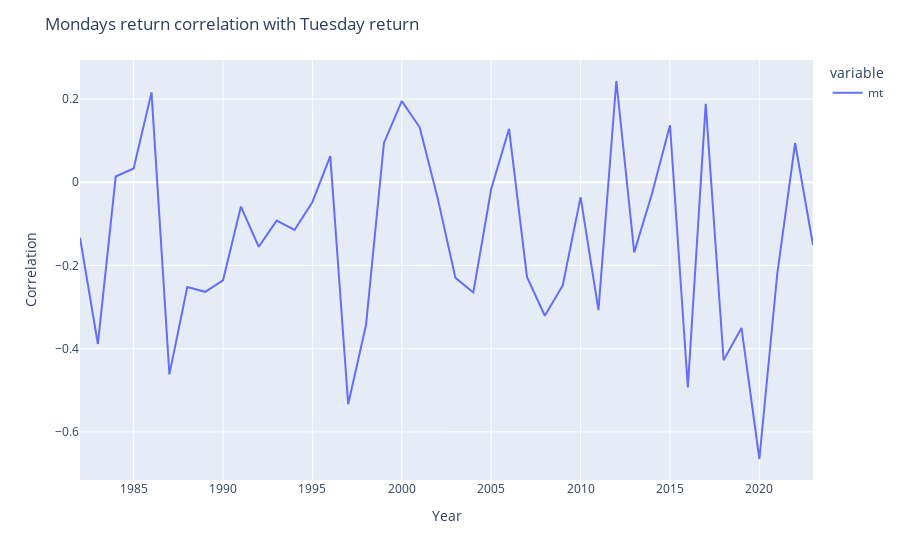

Source (notebook cell):
### Markdown cell above
The correlation between Friday and Monday returns may have been relevant once upon a time. In 1987, a 63 Percent correlation existed. However, only weaker correlations have existed since, of which many are negative. This directly refutes the Monday Effect.

Let's take a look at the highest correlated pairing between Monday and Tuesday.

### Code cell
fig = px.line(yearly_corr['mt'])
fig.update_layout(xaxis_title="Year", yaxis_title="Correlation", title='Mondays return correlation with Tuesday return')
fig.write_image("images/m_t_corr.png")

fig.show()

### Figure 1 — Plotly figure (JSON) as saved in the notebook; plotly's stock layout.template omitted (floating-point values rounded to 4 significant figures)
{"data": [{"hovertemplate": "variable=mt<br>index=%{x}<br>value=%{y}<extra></extra>", "legendgroup": "mt", "line": {"color": "#636efa", "dash": "solid"}, "marker": {"symbol": "circle"}, "mode": "lines", "name": "mt", "orientation": "v", "showlegend": true, "type": "scatter", "x": [1982, 1983, 1984, 1985, 1986, 1987, 1988, 1989, 1990, 1991, 1992, 1993, 1994, 1995, 1996, 1997, 1998, 1999, 2000, 2001, 2002, 2003, 2004, 2005, 2006, 2007, 2008, 2009, 2010, 2011, 2012, 2013, 2014, 2015, 2016, 2017, 2018, 2019, 2020, 2021, 2022, 2023], "xaxis": "x", "y": [-0.1332, -0.3887, 0.01385, 0.03326, 0.2161, -0.4618, -0.252, -0.2633, -0.2358, -0.05851, -0.1551, -0.09214, -0.1147, -0.04727, 0.06276, -0.5336, -0.3425, 0.09448, 0.1949, 0.1321, -0.03697, -0.2299, -0.2648, -0.01629, 0.1285, -0.2277, -0.3208, -0.2479, -0.03569, -0.3074, 0.2434, -0.1686, -0.02662, 0.1371, -0.4934, 0.1884, -0.4277, -0.3501, -0.6652, -0.2206, 0.0939, -0.1509], "yaxis": "y"}], "layout": {"legend": {"title": {"text": "variable"}, "tracegroupgap": 0}, "margin": {"t": 60}, "title": {"text": "Mondays return correlation with Tuesday return"}, "xaxis": {"anchor": "y", "domain": [0, 1], "title": {"text": "Year"}}, "yaxis": {"anchor": "x", "domain": [0, 1], "title": {"text": "Correlation"}}}}
